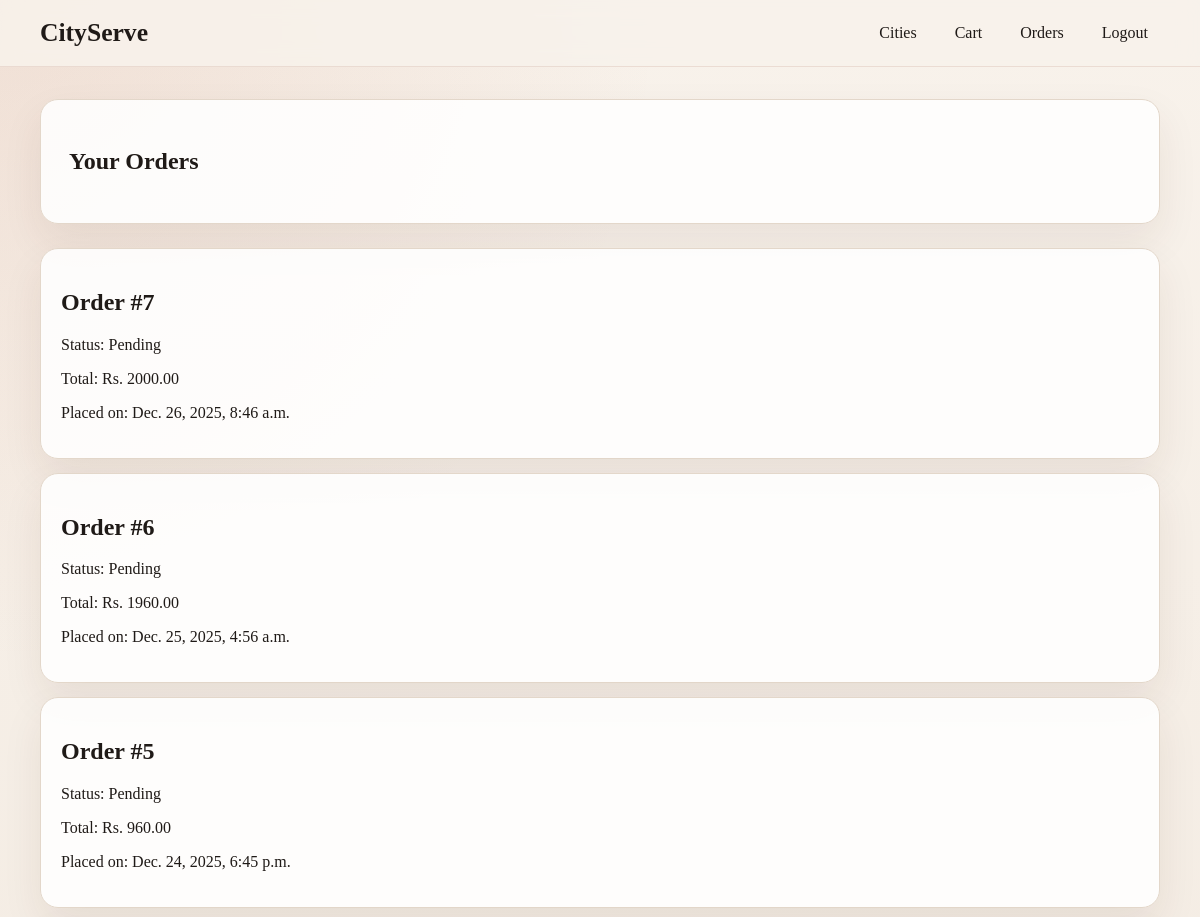
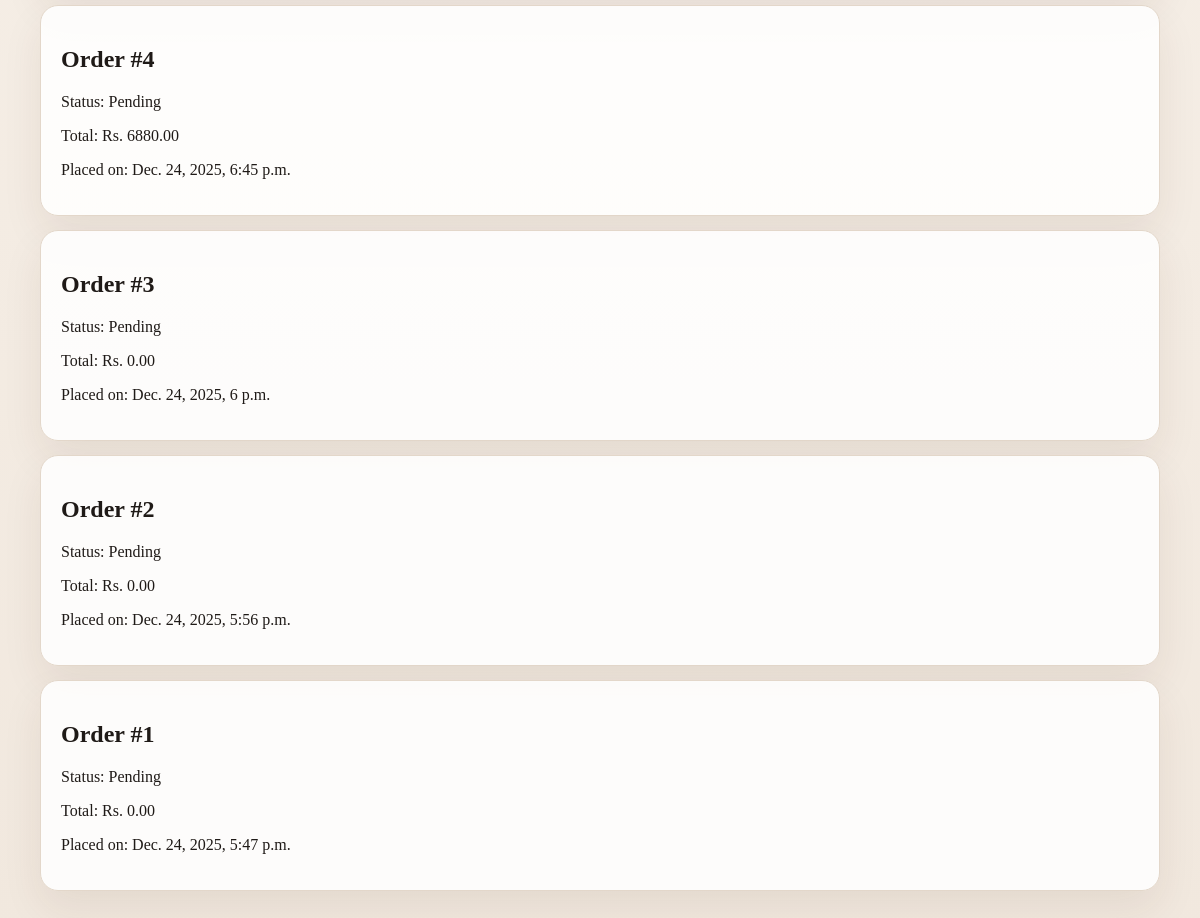
The app's page /orders/ (signed in), older data (2 pictures, top to bottom).
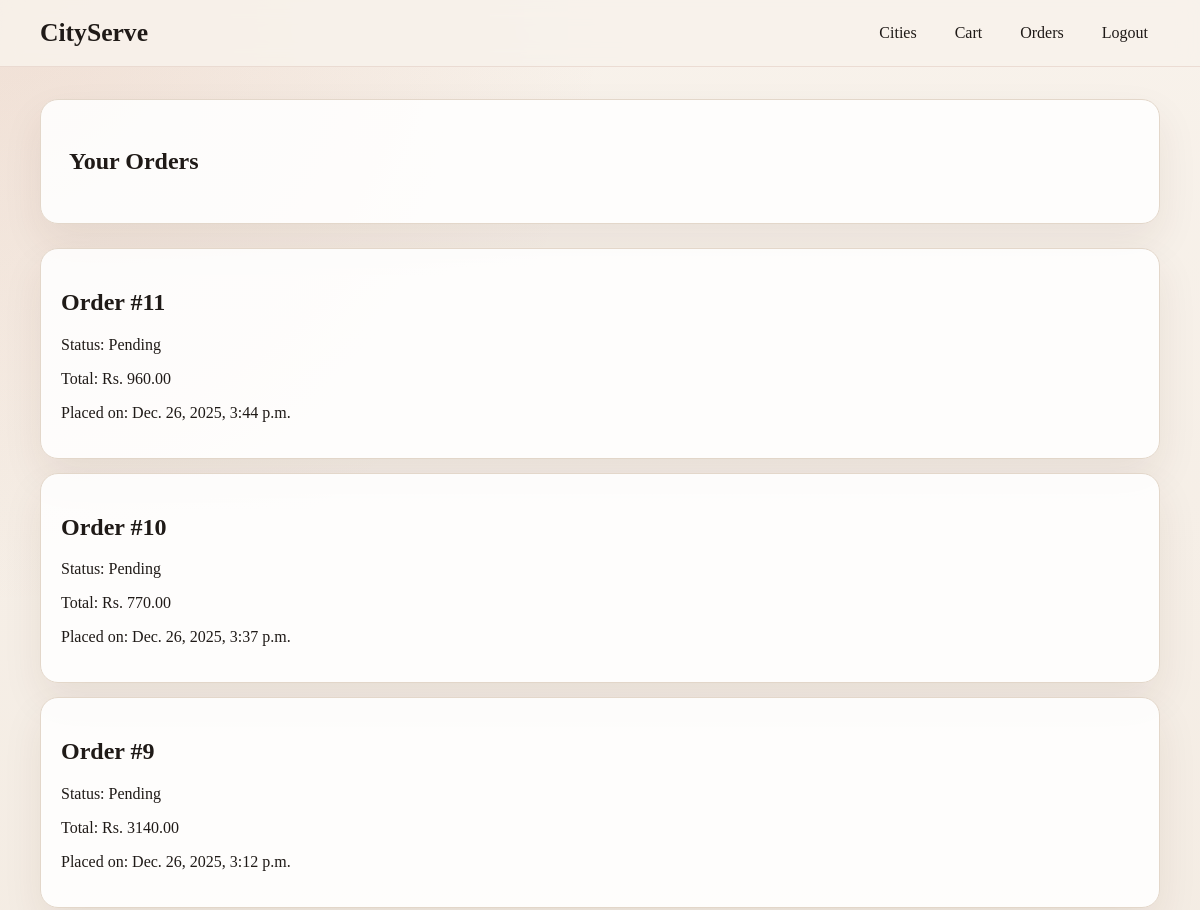
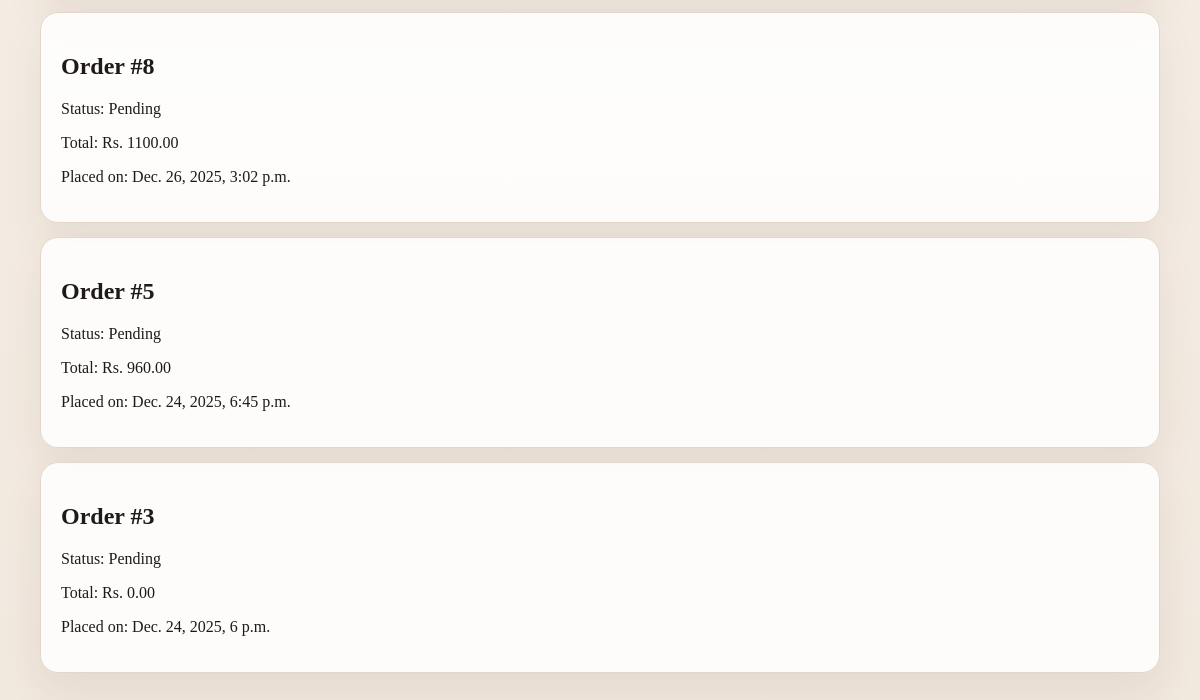
The same page, newer data (2 pictures, top to bottom).
### orders/models.py (models this page shows, shortened)
class Order(models.Model):
    STATUS_CHOICES = [
        ('pending', 'Pending'),
        ('confirmed', 'Confirmed'),
        ('shipped', 'Shipped'),
        ('out_for_delivery', 'Out for Delivery'),
        ('delivered', 'Delivered'),
        ('cancelled', 'Cancelled'),
    ]
    user = models.ForeignKey(User, on_delete=models.CASCADE)
    created_at = models.DateTimeField(auto_now_add=True)
    delivery_option = models.CharField(max_length=50)
    payment_mode = models.CharField(max_length=20)
    status = models.CharField(max_length=20, choices=STATUS_CHOICES, default='pending')
    subtotal = models.DecimalField(max_digits=10, decimal_places=2, default=0)
    discount = models.DecimalField(max_digits=10, decimal_places=2, default=0)
    delivery_charge = models.DecimalField(max_digits=10, decimal_places=2, default=0)
    total = models.DecimalField(max_digits=10, decimal_places=2, default=0)

### orders/views.py (the view)
# urls.py: path('orders/', order_list, name='orders'),
@login_required
def order_list(request):
    orders = Order.objects.filter(user=request.user).order_by('-created_at')
    return render(request, 'orders.html', {'orders': orders})

### templates/orders.html (shortened to what this page needs)
{% extends 'base.html' %}
{% block content %}
<section class="hero-card">
    <h1>Your Orders</h1>
</section>
<section class="stack-list">
    {% for order in orders %}
        <a class="card" href="{% url 'order_detail' order.id %}">
            <h2>Order #{{ order.id }}</h2>
            <p>Status: {{ order.get_status_display }}</p>
            <p>Total: Rs. {{ order.total }}</p>
            <p>Placed on: {{ order.created_at }}</p>
        </a>
    {% empty %}
        <div class="card">
            <p>No orders found.</p>
        </div>
    {% endfor %}
</section>
{% endblock %}

Row changes from the older to the newer data that the page shows:
removed Order: id "7", status "Pending", total "2000.00", created_at "Dec. 26, 2025, 8:46 a.m."
removed Order: id "6", status "Pending", total "1960.00", created_at "Dec. 25, 2025, 4:56 a.m."
removed Order: id "4", status "Pending", total "6880.00", created_at "Dec. 24, 2025, 6:45 p.m."
removed Order: id "2", status "Pending", total "0.00", created_at "Dec. 24, 2025, 5:56 p.m."
removed Order: id "1", status "Pending", total "0.00", created_at "Dec. 24, 2025, 5:47 p.m."
added Order: id "11", status "Pending", total "960.00", created_at "Dec. 26, 2025, 3:44 p.m."
added Order: id "10", status "Pending", total "770.00", created_at "Dec. 26, 2025, 3:37 p.m."
added Order: id "9", status "Pending", total "3140.00", created_at "Dec. 26, 2025, 3:12 p.m."
added Order: id "8", status "Pending", total "1100.00", created_at "Dec. 26, 2025, 3:02 p.m."
